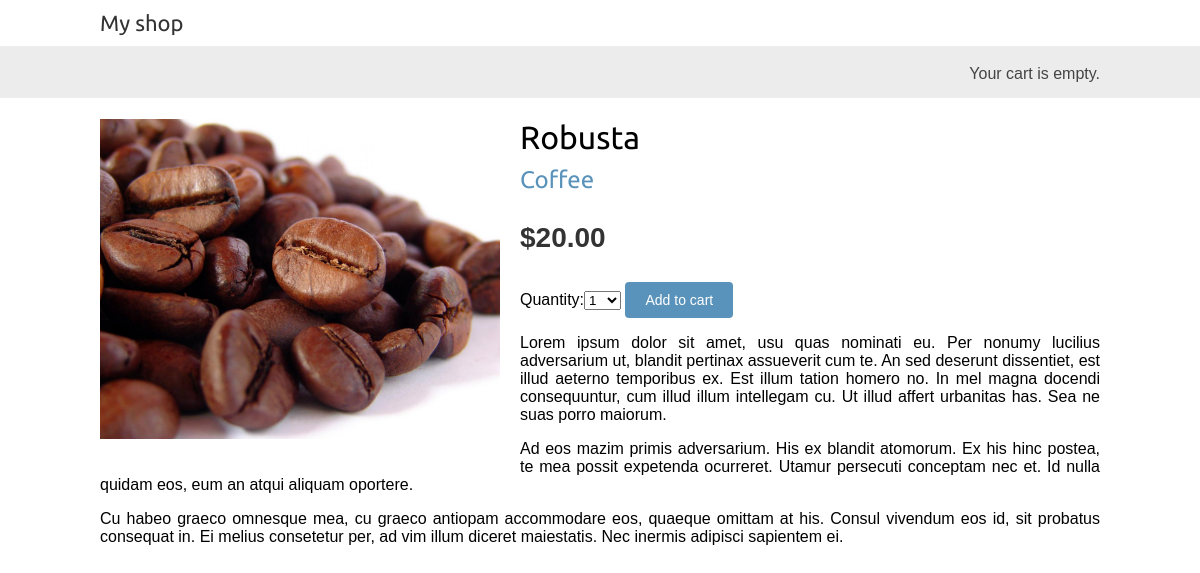
Screenshot of /5/robusta/ with the database file from the repository.
### shop/models.py (models this page shows, shortened)
class Product(models.Model):
	category = models.ForeignKey(Category,
								related_name='products')
	name = models.CharField(max_length=200, db_index=True)
	slug = models.SlugField(max_length=200, db_index=True)
	image = models.ImageField(upload_to='products/%Y/%m/%d',
							blank=True)
	description = models.TextField(blank=True)
	price = models.DecimalField(max_digits=10, decimal_places=2)
	stock = models.PositiveIntegerField()
	available = models.BooleanField(default=True)
	created = models.DateTimeField(auto_now_add=True)
	updated = models.DateTimeField(auto_now=True)
	class Meta:
		ordering = ('name',)
		index_together = (('id', 'slug'),)

class Category(models.Model):
	name = models.CharField(max_length=200,
							db_index=True)
	slug = models.SlugField(max_length=200,
							db_index=True,
							unique=True)
	class Meta:
		ordering = ('name',)
		verbose_name = 'category'
		verbose_name_plural = 'categories'
	def __str__(self):
		return self.name
	def get_absolute_url(self):
		return reverse('shop:product_list_by_category',
						args=[self.slug])

### shop/views.py (the view)
def product_detail(request, id, slug):
    product = get_object_or_404(Product,id=id,
                                        slug=slug,
                                        available=True)
    cart_product_form = CartAddProductForm()
    return render(request,
                'shop/product/detail.html',
                {'product': product,
                'cart_product_form': cart_product_form})

### cart/forms.py
class CartAddProductForm(forms.Form):
    quantity = forms.TypedChoiceField(
                            choices=PRODUCT_QUANTITY_CHOICES,
                            coerce=int)
    update = forms.BooleanField(required=False,
                                initial=False,
                                widget=forms.HiddenInput)

### cart/cart.py (called while the page is built)
    def __len__(self):
        return sum(item['quantity'] for item in self.cart.values())

### cart/context_processors.py (called while the page is built)
def cart(request):
    return {'cart': Cart(request)}

### shop/templates/shop/product/detail.html (shortened to what this page needs)
{% extends "shop/base.html" %}
{% load static %}
{% block content %}
	<div class="product-detail">
		<img src="{% if product.image %}{{ product.image.url }}{% else %}
				  {% static "img/no_image.png" %}{% endif %}">
		<h1>{{ product.name }}</h1>
		<h2><a href="{{ product.category.get_absolute_url }}">{{ product.category }}</a></h2>
		<p class="price">${{ product.price }}</p>
                <form action="{% url "cart:cart_add" product.id %}" method="post">
                  {{ cart_product_form }}
                  <input type="submit" value="Add to cart">
                </form>
		{{ product.description|linebreaks }}
	</div>
{% endblock %}

### shop/static/css/base.css (style rules this page uses)
body { margin:0; padding:0; font-family:helvetica, sans-serif; }
h1, h2, h3, h4, h5 , h6 { font-family: 'Ubuntu', sans-serif; font-weight:normal; }
a { text-decoration:none; color:#5993bb; }
a.button, input[type="submit"] { color:#fff; background:#5993bb; border-radius:4px; padding:10px 20px; font-size:14px; border:0; }
.product-detail { text-align:justify; }
.product-detail .price { color:#333; font-size:28px; font-weight:bold; }
.product-detail img { width:40%; float:left; padding:0 20px 20px 0; }
.product-detail h1 { margin-bottom:0; }
.product-detail h2 { margin-top:10px; }

### rows the page displays
Product: image (picture), name "Robusta", category "Coffee", price "20.00", description "Lorem ipsum dolor sit amet, usu quas nominati eu. Per nonumy lucilius adversarium ut, blandit pertinax assueverit cum te. An sed deserunt dissentiet, est illud aeterno temporibus ex. Est illum tation homero no. In mel magna docendi consequuntur, cum illud illum intellegam cu. Ut illud affert urbanitas has. Sea ne suas porro maiorum. Ad eos mazim primis adversarium. His ex blandit atomorum. Ex his hinc postea, te mea possit expetenda ocurreret. Utamur persecuti conceptam nec et. Id nulla quidam eos, eum an atqui aliquam oportere. Cu habeo graeco omnesque mea, cu graeco antiopam accommodare eos, quaeque omittam at his. Consul vivendum eos id, sit probatus consequat in. Ei melius consetetur…"
